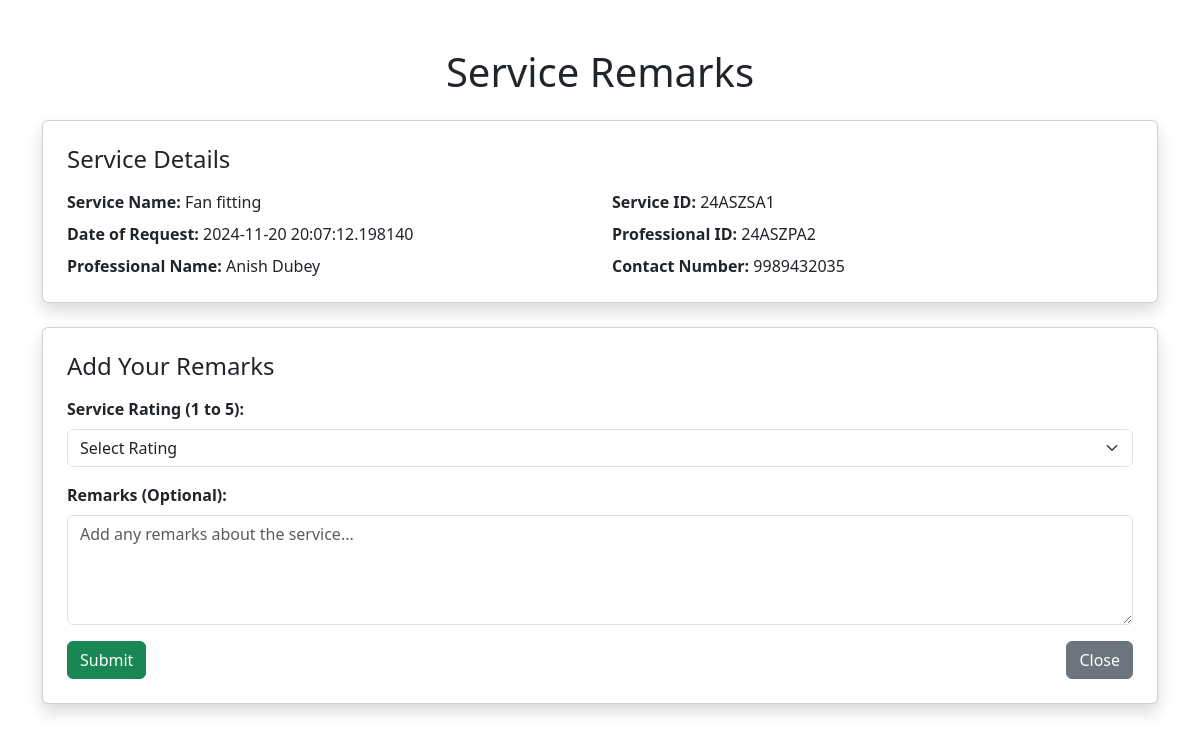
/Customer/rating/24ASZBA1, run on an earlier commit of the app's database.
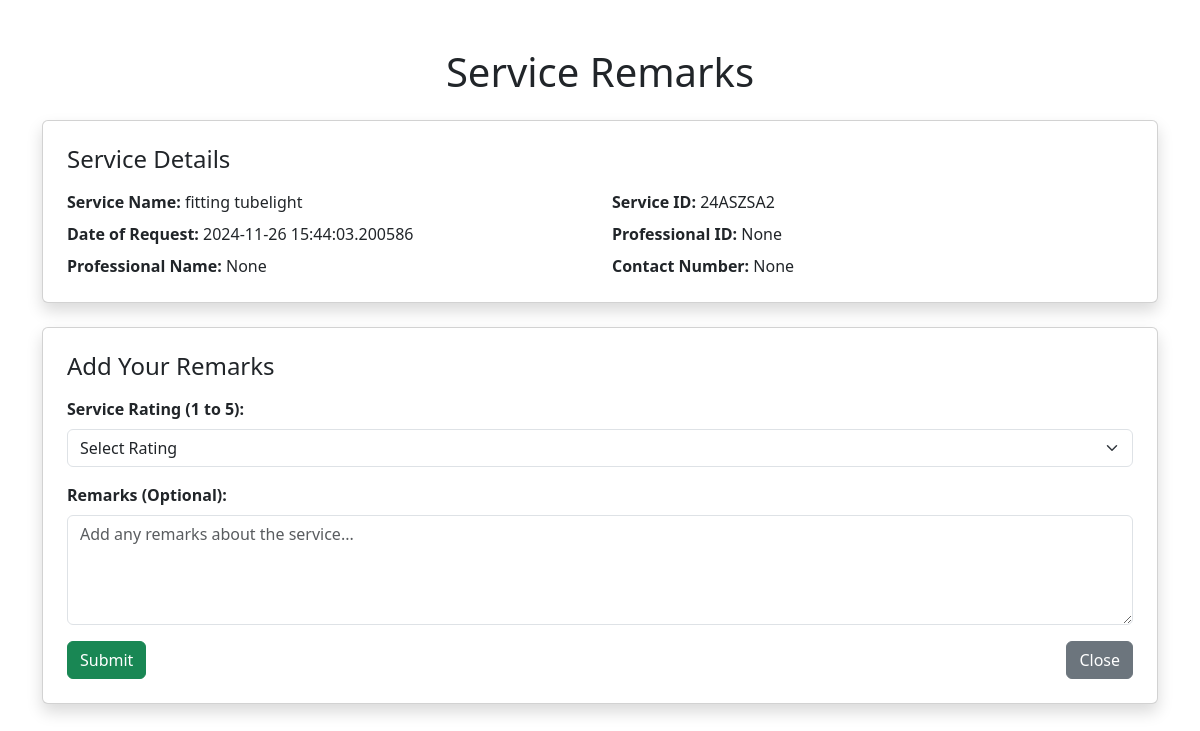
And on a later commit of the database.
### models.py (models this page shows, shortened)
class Service(db.Model):
    __tablename__ = 'Service'
    service_id = db.Column(db.String(50), primary_key=True)
    service_name = db.Column(db.String(100), nullable=False, unique=True)
    service_description = db.Column(db.String(200), nullable=False)
    base_price = db.Column(db.Integer(), nullable=False)
    category_id = db.Column(db.String(50), db.ForeignKey('Category.category_id'), nullable=False)
    requests = db.relationship('ServiceBooked', backref='service', lazy=True)

class Professional(db.Model):
    __tablename__ = 'Professional'
    professional_id = db.Column(db.String(50),db.ForeignKey('Credential.user_id'), primary_key=True, )
    username=db.Column(db.String(50), nullable=False)
    full_name = db.Column(db.String(50), nullable=False)
    experience = db.Column(db.String(50), nullable=False)
    contact_number = db.Column(db.String(15), nullable=True)
    service_name = db.Column(db.String(100), nullable=False)
    service_id=db.Column(db.String(50),nullable=False)
    document = db.Column(db.Text, nullable=False)
    address = db.Column(db.String(200), nullable=False)
    pin = db.Column(db.Integer(), nullable=False)
    status = db.Column(db.String(10), default='active')
    registration_date = db.Column(db.DateTime, default=datetime.utcnow)
    services_booked = db.relationship('ServiceBooked', backref='professional', lazy=True)

### routes.py (the view, shortened to what this page needs)
@app.route("/Customer/rating/<booking_id>", methods=['POST', 'GET'])
def professional_rating(booking_id):
    service_request = db.session.query(
        ServiceBooked.booking_id,
        Service.service_name,
        Service.service_id,
        Professional.professional_id,
        ServiceBooked.request_date,
        Professional.full_name.label("professional_name"),
        Professional.contact_number
    ).join(Service, ServiceBooked.service_id == Service.service_id) \
     .outerjoin(Professional, ServiceBooked.professional_id == Professional.professional_id) \
     .filter(ServiceBooked.booking_id == booking_id).first()
    if not service_request:
        flash("Service request not found.", "danger")
        return redirect(url_for('customer_home'))
    return render_template("Customer/rating.html", service_request=service_request)

### templates/Customer/rating.html (shortened to what this page needs)
<!DOCTYPE html>
<html lang="en">
<head>
  <link rel="stylesheet" href="https://cdn.jsdelivr.net/npm/bootstrap@5.3.0/dist/css/bootstrap.min.css">
</head>
<body>
  <div class="container mt-5">
    <h1 class="text-center mb-4">Service Remarks</h1>
    <div class="card shadow p-4 mb-4">
      <h4 class="card-title mb-3">Service Details</h4>
      <div class="row mb-2">
        <div class="col-md-6">
          <strong>Service Name:</strong> <span>{{ service_request.service_name }}</span>
        </div>
        <div class="col-md-6">
          <strong>Service ID:</strong> <span>{{ service_request.service_id }}</span>
        </div>
      </div>
      <div class="row mb-2">
        <div class="col-md-6">
          <strong>Date of Request:</strong> <span>{{ service_request.request_date }}</span>
        </div>
        <div class="col-md-6">
          <strong>Professional ID:</strong> <span>{{ service_request.professional_id }}</span>
        </div>
      </div>
      <div class="row">
        <div class="col-md-6">
          <strong>Professional Name:</strong> <span>{{ service_request.professional_name }}</span>
        </div>
        <div class="col-md-6">
          <strong>Contact Number:</strong> <span>{{ service_request.contact_number }}</span>
        </div>
      </div>
    </div>
    <form method="POST" action="{{ url_for('professional_rating', booking_id=service_request.booking_id) }}">
        <div class="card shadow p-4">
        <h4 class="card-title mb-3">Add Your Remarks</h4>
        <div class="mb-3">
          <label for="serviceRating" class="form-label"><strong>Service Rating (1 to 5):</strong></label>
          <select class="form-select" id="serviceRating" name="service_rating" required>
            <option value="" disabled selected>Select Rating</option>
          </select>
        </div>
        <div class="mb-3">
          <label for="serviceRemarks" class="form-label"><strong>Remarks (Optional):</strong></label>
          <textarea class="form-control" id="serviceRemarks" name="service_remarks" rows="4" placeholder="Add any remarks about the service..."></textarea>
        </div>
        <div class="d-flex justify-content-between">
          <button type="submit" class="btn btn-success">Submit</button>
          <a href="{{ url_for('customer_home') }}" class="btn btn-secondary">Close</a>
        </div>
      </div>
    </form>
  </div>
</body>
</html>

What changed in the data, as far as the page shows it:
no longer on this page (row edited): Service: service_name "Fan fitting", service_id "24ASZSA1"
no longer on this page (row edited): Professional: professional_id "24ASZPA2", professional_name "Anish Dubey", contact_number "9989432035"
now on this page (row edited): Service: service_name "fitting tubelight", service_id "24ASZSA2"
Also different on the page:
{{ service_request.request_date }}: "2024-11-20 20:07:12.198140" → "2024-11-26 15:44:03.200586"
{{ service_request.professional_id }}: (not shown) → "None"
{{ service_request.professional_name }}: (not shown) → "None"
{{ service_request.contact_number }}: (not shown) → "None"
